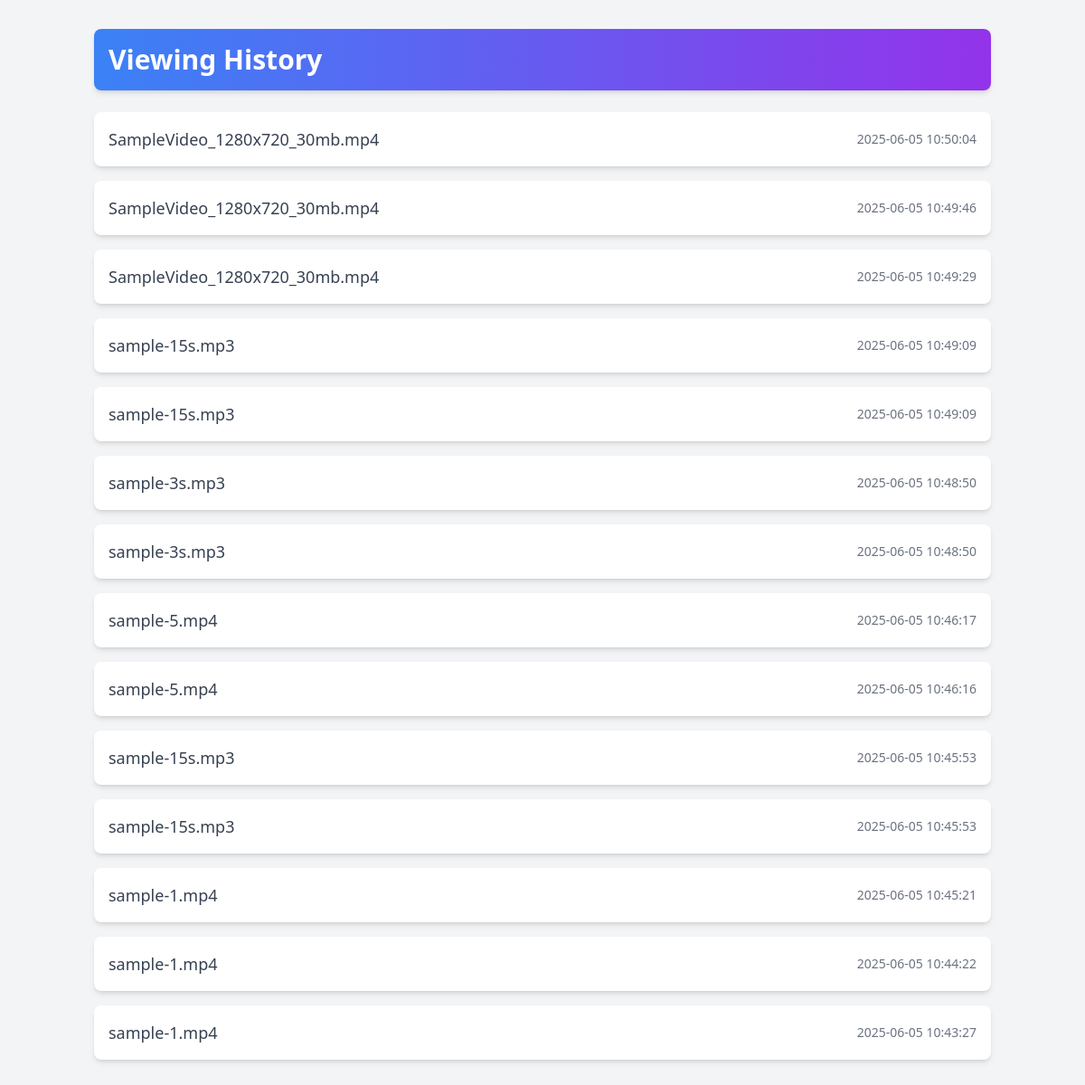
Before: /history (signed in) with the older database file.
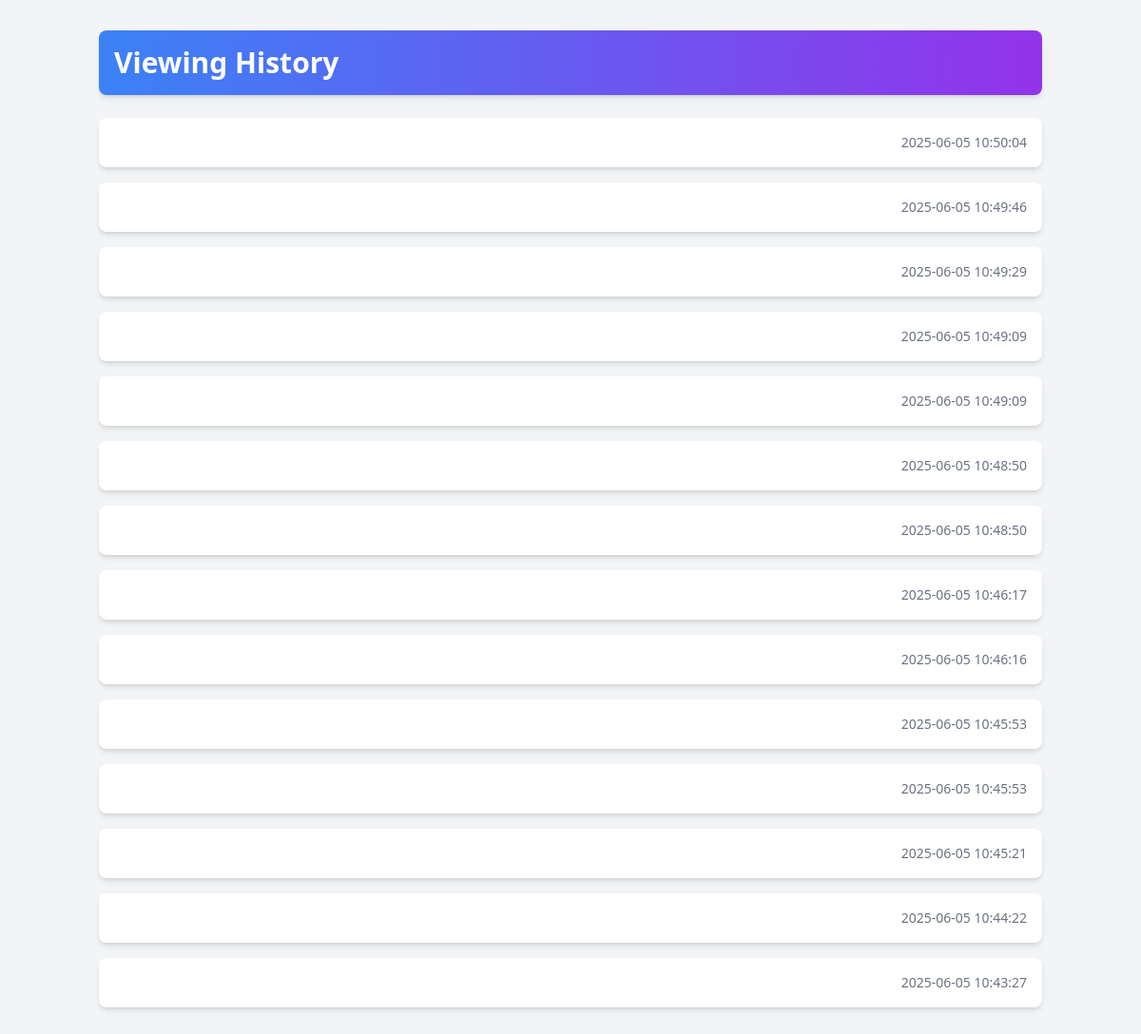
After: the same page with the newer database file.
### models.py (models this page shows)
class ViewingHistory(db.Model):
    id = db.Column(db.Integer, primary_key=True)
    user_id = db.Column(db.Integer, db.ForeignKey('user.id'))
    video_id = db.Column(db.Integer, db.ForeignKey('video.id'))
    timestamp = db.Column(db.DateTime, default=datetime.utcnow)
    user = db.relationship('User', backref='viewing_history')
    video = db.relationship('Video', backref='viewing_history')

class Video(db.Model):
    id = db.Column(db.Integer, primary_key=True)
    filename = db.Column(db.String(100))
    filepath = db.Column(db.String(200))
    uploaded_by = db.Column(db.Integer, db.ForeignKey('user.id'))
    uploaded_by_user = db.relationship('User', backref='videos')
    timestamp = db.Column(db.DateTime, default=datetime.utcnow)
    encrypted_dek = db.Column(db.String(200))
    chaotic_seed = db.Column(db.Float)

### routes/main.py (the view)
@main.route('/history')
@login_required
def history():
    records = ViewingHistory.query.filter_by(user_id=current_user.id).order_by(ViewingHistory.timestamp.desc()).all()
    return render_template('history.html', records=records)

### app.py (called while the page is built)
@login_manager.user_loader
def load_user(user_id):
    with current_app.app_context():
        return db.session.get(User, int(user_id))

### models.py (called while the page is built)
    @property
    def is_authenticated(self):
        return True

### templates/history.html (shortened to what this page needs)
<!DOCTYPE html>
<html lang="en">
<head>
    <script src="https://cdn.tailwindcss.com"></script>
</head>
<body class="bg-gray-100 font-sans">
    <div class="container mx-auto px-4 py-8">
        <h2 class="text-3xl font-bold text-gray-800 mb-6 bg-gradient-to-r from-blue-500 to-purple-600 text-white p-4 rounded-lg shadow-md">
            Viewing History
        </h2>
        {% if records %}
            <ul class="space-y-4">
                {% for record in records %}
                    <li class="bg-white p-4 rounded-lg shadow-md hover:shadow-lg transition-shadow duration-200 flex justify-between items-center">
                        <span class="text-lg text-gray-700 font-medium">
                            {{ record.video.filename }}
                        </span>
                        <span class="text-sm text-gray-500">
                            {{ record.timestamp.strftime("%Y-%m-%d %H:%M:%S") }}
                        </span>
                    </li>
                {% endfor %}
            </ul>
        {% else %}
            <div class="bg-white p-6 rounded-lg shadow-md text-center">
                <p class="text-lg text-gray-600">No viewing history available.</p>
            </div>
        {% endif %}
    </div>
</body>
</html>

Changed rows visible on the page:
changed ViewingHistory (number 1 of 14 on the later page): video.filename "SampleVideo_1280x720_30mb.mp4" → (not shown)
changed ViewingHistory (number 2 of 14 on the later page): video.filename "SampleVideo_1280x720_30mb.mp4" → (not shown)
changed ViewingHistory (number 3 of 14 on the later page): video.filename "SampleVideo_1280x720_30mb.mp4" → (not shown)
changed ViewingHistory (number 4 of 14 on the later page): video.filename "sample-15s.mp3" → (not shown)
changed ViewingHistory (number 5 of 14 on the later page): video.filename "sample-15s.mp3" → (not shown)
changed ViewingHistory (number 6 of 14 on the later page): video.filename "sample-3s.mp3" → (not shown)
changed ViewingHistory (number 7 of 14 on the later page): video.filename "sample-3s.mp3" → (not shown)
changed ViewingHistory (number 8 of 14 on the later page): video.filename "sample-5.mp4" → (not shown)
changed ViewingHistory (number 9 of 14 on the later page): video.filename "sample-5.mp4" → (not shown)
changed ViewingHistory (number 10 of 14 on the later page): video.filename "sample-15s.mp3" → (not shown)
changed ViewingHistory (number 11 of 14 on the later page): video.filename "sample-15s.mp3" → (not shown)
changed ViewingHistory (number 12 of 14 on the later page): video.filename "sample-1.mp4" → (not shown)
changed ViewingHistory (number 13 of 14 on the later page): video.filename "sample-1.mp4" → (not shown)
changed ViewingHistory (number 14 of 14 on the later page): video.filename "sample-1.mp4" → (not shown)
